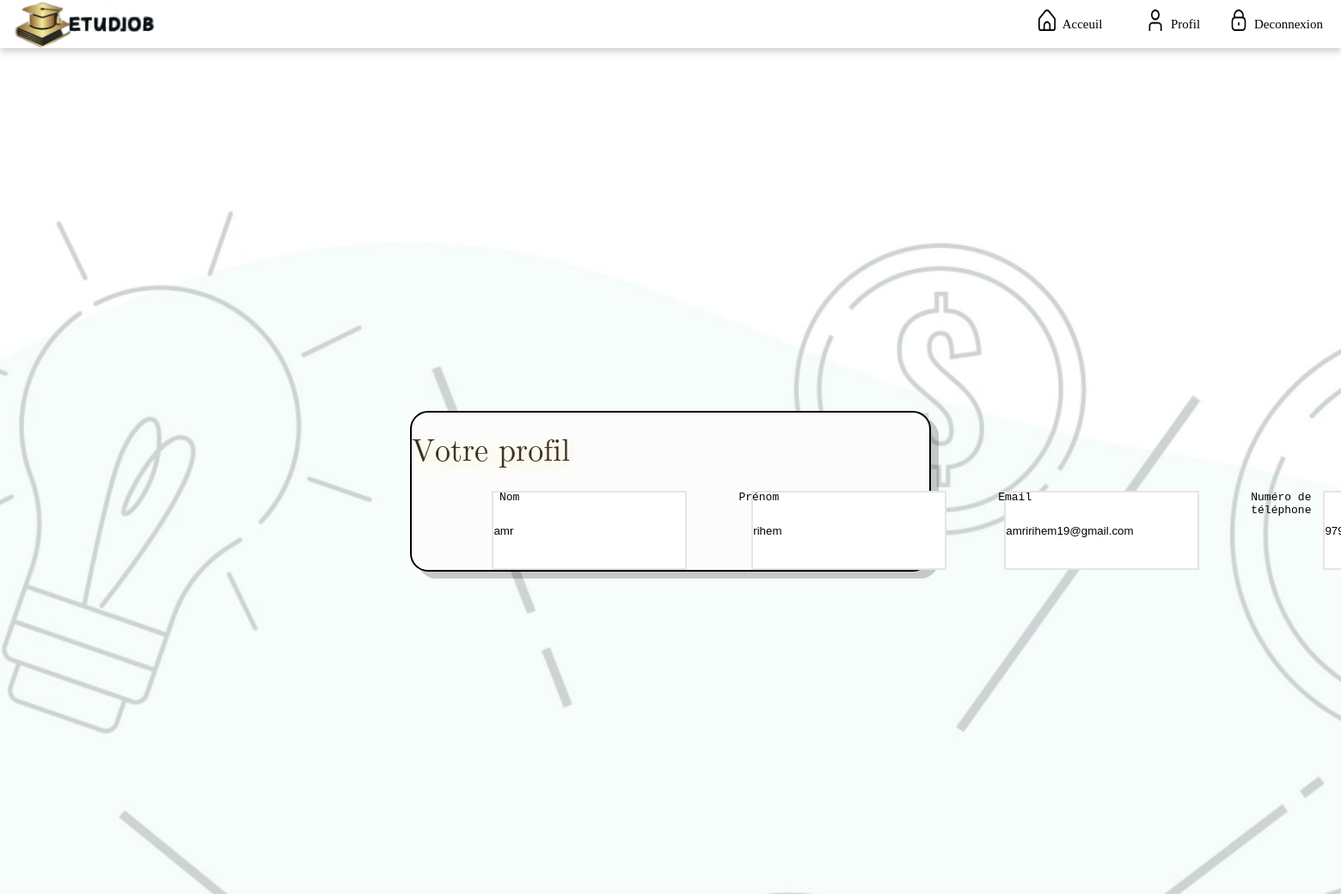
Before: /modifierProfil.php (signed in) with the older database file.
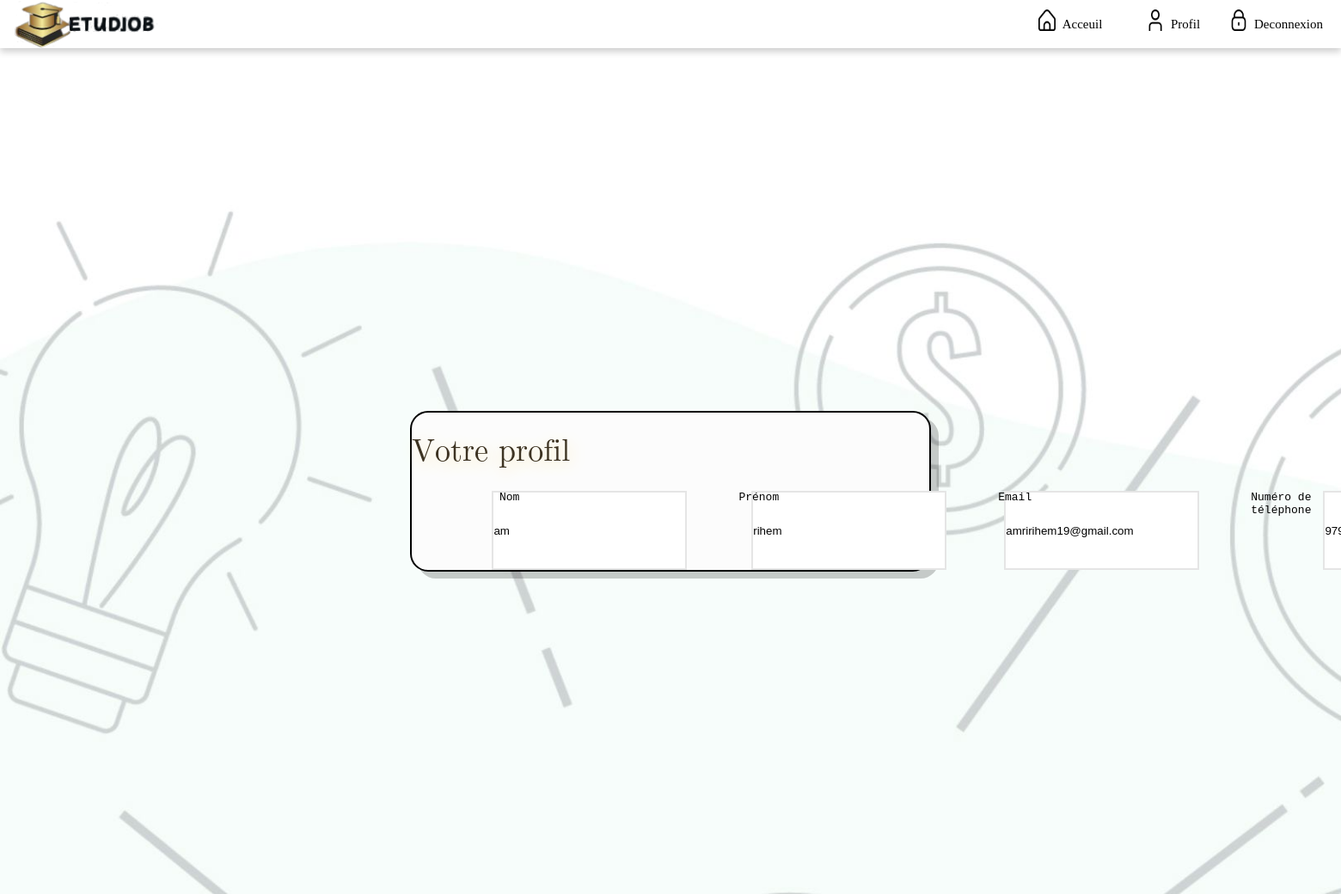
After: the same page with the newer database file.
### tables this page shows
CREATE TABLE `user` (
  `id_user` int(11) NOT NULL,
  `nom` varchar(30) NOT NULL,
  `prenom` varchar(30) NOT NULL,
  `email` varchar(30) NOT NULL,
  `pwd` varchar(30) NOT NULL,
  `genre` varchar(10) NOT NULL,
  `datenaiss` date NOT NULL,
  `role` varchar(10) NOT NULL,
  `niveau` varchar(50) DEFAULT NULL,
  `etablisement` varchar(50) DEFAULT NULL,
  `descrip` text NOT NULL,
  `tel` varchar(8) NOT NULL
);

### modifierProfil.php (the view, shortened to what this page needs)
<?php
if (isset($_SESSION['id_user']) && !empty($_SESSION['id_user'])) {
    $user_id = $_SESSION['id_user'];
        $serveur = "localhost";
    $utilisateur = "root";
    $mot_de_passe = "";
    $base_de_donnees = "etudjobweb";
    $connexion = mysqli_connect($serveur, $utilisateur, $mot_de_passe, $base_de_donnees);
    $query = "SELECT * FROM user WHERE id_user = $user_id";
    $resultat = mysqli_query($connexion, $query);
    if ($resultat) {
        $utilisateur = mysqli_fetch_assoc($resultat);
    } else {
    }
} else {
    header("Location: login.php");
    exit();
}
?>
<!DOCTYPE html>
<html lang="en">
<head>
  <link rel="stylesheet" href="profil.css">
</head>
<body>
  <div class="background">
    <div class="navbar">
      <header class="header">
          <img src="../PROJETWEB/img/etud.png" alt="" class="logo">
          <ul class="navlist">
          <li class="navitem">
              <a href="etudiant.html" class="link">
              <img src="../PROJETWEB/img/maison.png" alt="Acceuil" class="icon">
              <p class="picon">Acceuil</p>
              </a>
          </li>
          <li class="navitem">
              <a href="profil.html" class="link">
              <img src="../PROJETWEB/img/utilisateur.png" alt="Save Offres" class="icon">
              <p class="picon">Profil</p>
              </a>
          </li>
          <li class="navitem">
              <a href="Acceuil.html" class="link">
              <img src="../PROJETWEB/img/bloquer.png" alt="Log Out" class="icon">
              <p class="picon">Deconnexion</p>
              </a>
          </li>
          </ul>
      </header>
  </div>
    <div class="loginbody">
      <div class="tabcontent">
        <form class="mef" name='f1' action="modifier.php" method="post">
          <p class="p1inscrit">Votre profil</p>
          <div class="labelinput1">
          <div class="labelinput1">
            <label for="nom" class="nom">Nom</label>
            <input type="text" id="nom" name="nom" value="<?php echo $utilisateur['nom']; ?>" class="inputinscrit1"   >
          </div><br>
          <div class="labelinput1">
            <label for="prenom" class="prenom">Prénom</label>
            <input type="text" id="prenom"  name="prenom" value="<?php echo $utilisateur['prenom']; ?>" class="inputinscrit1"   >
          </div>
          <div class="labelinput1">
            <label for="email" class="email">Email</label>
            <input type="text" id="email" name="email" value="<?php echo $utilisateur['email']; ?>" class="inputinscrit1"   >
          </div>
          <div class="labelinput1">
            <label for="tel" class="tel">Numéro de téléphone</label>
            <input type="text" id="tel" name="tel" value="<?php echo $utilisateur['tel']; ?>" class="inputinscrit1"   >
          </div>
          </div>
        </form>
      </div>
    </div>
  </div>
</body>
</html>

### profil.css (style rules this page uses)
* { box-sizing: content-box; margin: 0; padding: 0; }
.loginbody { background-image: url(img/back.jpg); background-size: cover; background-attachment: fixed; min-height: 130vh; display: flex; align-items: center; justify-content: center; }
.header { height: 64px; position: absolute; z-index: 999; width: 100%; display: flex; justify-content: flex-end; align-items: center; background-color: transparent; box-shadow: 0 4px 8px rgba(0, 0, 0, 0.2); top: 0px; }
.p1inscrit { text-shadow: 2px 4px 19px #ffe5ad; font-family: math; color:#3d3322; font-size: 36px; padding-top: 24px; padding-bottom: 24px; }
.tabcontent { width: 602px; height: fit-content; background-color: #fcfcfc; border: 2px solid black; border-radius: 21px; box-shadow: 9px 8px 0px 0px rgba(0, 0, 0, 0.2); margin-top: 103px; }
.labelinput1 { position: inherit; display: flex; flex-direction: row; padding-left: 36px; }
.labelinput1 label { position: relative; left:30px; font-family: monospace; }
.prenom { font-family: monospace; position: relative; left: 48px; }
.inputinscrit1 { margin-right: -6px; margin-left: -2px; width: 223px; border: 2px solid #e5e5e5; }
.header { height: 56px; position: absolute; z-index: 999; width: 100%; display: flex; justify-content: flex-end; align-items: center; background-color: white; box-shadow: 0 4px 8px rgba(0, 0, 0, 0.2); position: fixed; }
.link { color: rgb(0, 0, 0); text-decoration: none; font-size: 16px; transition: color 0.3s; display: flex; justify-content: center; flex-direction: row; align-items: center; }
.navlist { display: flex; list-style: none; margin-right: 20px; padding: 0; align-items: flex-end; }
.navitem { color: white; text-decoration: none; width: 120px; height: 53.44px; font-size: 18px; transition: color 0.3s; display: flex; justify-content: center; align-items: center; }
.logo { position: absolute; top: 45%; left: 16px; transform: translateY(-50%); height: 90px; width: 192px; padding-top: 38px; }
.icon { width: 20px; height: 25px; padding-left:10px; padding-bottom: 10px; }
.picon { color: rgb(0, 0, 0); text-decoration: none; font-size: 15px; padding-left: 8px; transition: color 0.3s; }

Changed rows visible on the page:
changed user "rihem": nom "amr" → "am"
